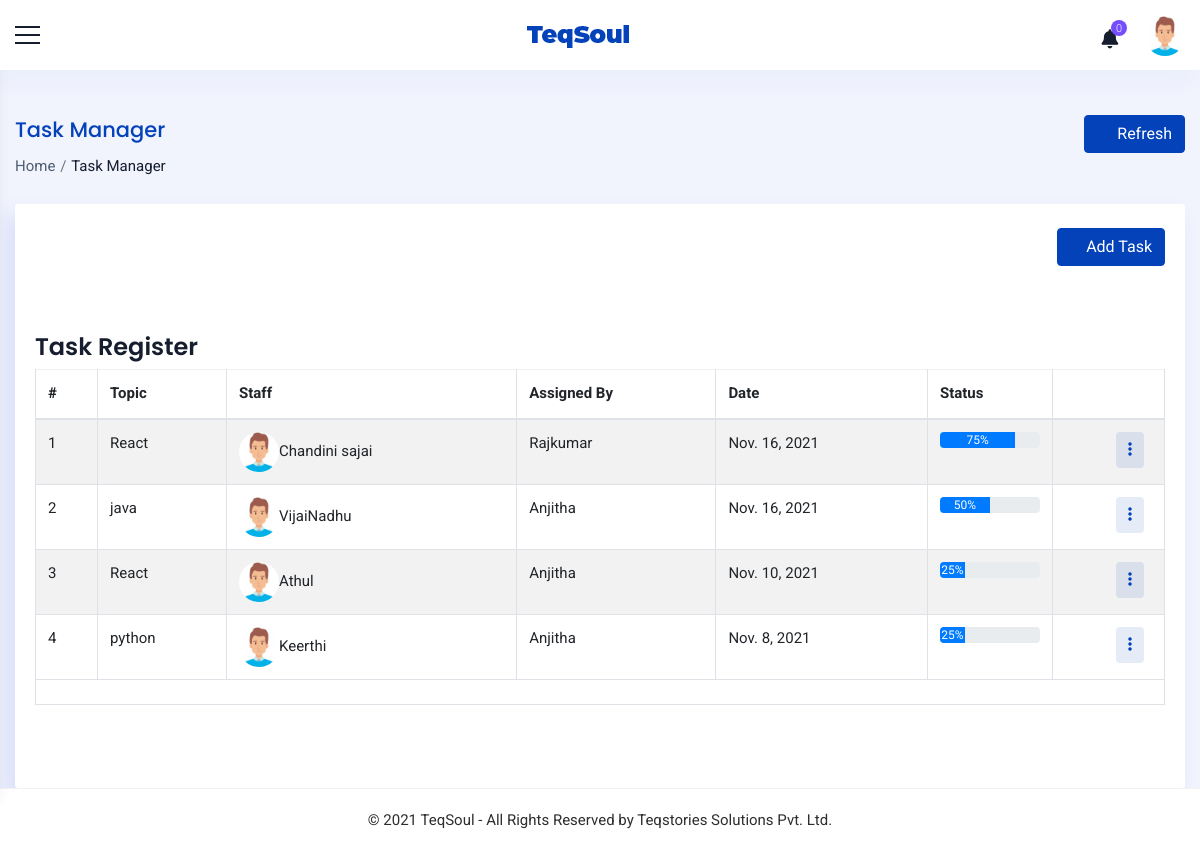
Screenshot of /administrator/taskmanager/ (signed in) with the database file from the repository.
### accounts/models.py (models this page shows)
class Staff(models.Model):
    value= (
    ('1', 'Operations'),
    ('2', 'Sales'),
    ('3', 'Trainer'),
    ('4', 'Admin'),
    ('5', 'Operations Manager'),
    ('6', 'Sales Manager'),
    ('7', 'Trainer Manager'),
    )
    user = models.OneToOneField(User,on_delete=models.CASCADE,null=True,blank=True)
    name = models.CharField(max_length=100,null=True, blank=True)
    empid = models.CharField(max_length=100,null=True, blank=True)
    mobile = models.CharField(max_length=10,null=True, blank=True)
    email = models.EmailField(max_length=200,null=True, blank=True)
    sex = models.CharField(max_length=10,null=True,choices=sex_choices, blank=True)
    dob = models.DateField(null=True, blank=True)
    doj = models.DateField(null=True, blank=True)
    blood_group = models.CharField(max_length=100,null=True, blank=True,choices=groups)
    house = models.CharField(max_length=100,null=True, blank=True)
    street =models.CharField(max_length=100,null=True, blank=True)
    street2 =models.CharField(max_length=100,null=True, blank=True)
    city = models.CharField(max_length=100,null=True, blank=True)
    state = models.CharField(max_length=100,null=True,choices=state, blank=True)
    pin = models.CharField(max_length=100,null=True,blank=True)
    stype = models.CharField(max_length=100,null=True,choices=value, blank=True)
    status = models.CharField(max_length=20,choices=(('Active','Active'),('Inactive','Inactive')),default='Active')
    profile_pic = models.ImageField(null=True, blank=True,upload_to='images/dp/',default='accounts/static/images/user3.png')
    facebook = models.CharField(max_length=1000, null=True, blank=True)
    linkedin = models.CharField(max_length=1000, null=True, blank=True)
    instagram = models.CharField(max_length=1000, null=True, blank=True)
    approval = models.BooleanField(null=True, blank=True, default=False)
    def __str__(self):
        return self.name
    class Meta:
        unique_together = [['name']]

class Task(models.Model):
    topic = models.CharField(max_length=1000, null=True, blank=True)
    description = models.TextField(max_length=5000,null=True, blank=True)
    attachment = models.FileField(null=True, blank=True,upload_to='images/task/')
    user = models.ForeignKey(Staff,null=True, blank=True,on_delete=models.CASCADE,related_name='task_for',limit_choices_to=(~Q(stype='4')))
    timestamp = models.DateTimeField(null=True, blank=True)
    status = models.CharField(max_length=100,null=True, blank=True,choices=values,default='0')
    assigned_by = models.ForeignKey(Staff,null=True, blank=True,on_delete=models.CASCADE,related_name='assigned_by')
    complete = models.BooleanField(default=False)

### accounts/views.py (the view, shortened to what this page needs)
# urls.py: path('administrator/taskmanager/',TaskManager.as_view(),name='task_manager'),
class TaskManager(View):
    def get(self, request):
        x = ManagerCheck(request)
        if x == True:
            staff = Staff.objects.get(user=request.user)
            notify = Notifications(staff)
            count = CountNotifications(notify)
            form = AddTasksForm()
            if staff.stype == '4':
                task = Task.objects.all().order_by('-timestamp')
            else:
                task = Task.objects.filter(assigned_by= staff).order_by('-timestamp')
            context ={'count':count,'notify':notify,'staff':staff,'form':form,'task':task}
            return render(request,'admin/assign_task.html',context)
        else:
            if request.user.is_authenticated:
                return render(request,'messages/common/permission_error.html')
            else:
                return redirect('home')

### accounts/functions.py (called while the page is built)
def ManagerCheck(request):
    user = request.user
    if user.is_authenticated:
        try:
            staff = Staff.objects.get(user=user)
            if staff.stype == '6' or staff.stype=='4' or staff.stype== '5' or staff.stype== '7':
                return (True)
            else:
                return (False)
        except:
            return (False)
    else:
        return (False)

def Notifications(staff):
    notifications = Notification.objects.filter(user1=staff,status='2').order_by('-date').order_by('-time')
    return notifications

def CountNotifications(notifications):
    count = 0
    for i in notifications:
        count = count +1
    return count

### accounts/templates/admin/assign_task.html (shortened to what this page needs)
{% extends 'common/main.html' %}
{% load static %}
{% block content %}
{% include 'common/header.html' %}
<div class="container_full">
    <div class="content_wrapper bg_homebefore inner-wrapper tables-sec">
        <div class="container-fluid">
            <div class="breadcrumbbar">
                <div class="row">
                  <div class="col-md-8 col-lg-8">
                    <h4 class="page-title">Task Manager</h4>
                    <div class="breadcrumb-list">
                      <ol class="breadcrumb">
                        <li class="breadcrumb-item"><a href="{% url 'home' %}">Home</a></li>
                        <li class="breadcrumb-item active" aria-current="page">Task Manager</li>
                      </ol>
                    </div>
                  </div>
                  <div class="col-md-4 col-lg-4 mr-0">
                    <div class="widgetbar">
                        <button class="btn btn-primary" onclick="window.location.reload()"><i class="ti ti-reload mr-2"></i>Refresh</button>
                    </div>
                  </div>
                </div>
              </div>
        <div class="row ">
            <div class="col-12">
              <div class="card">
                <p class=" text-right">
                  <button class="btn btn-primary my-1" type="button" data-toggle="collapse" data-target="#collapseExample" aria-expanded="false" aria-controls="collapseExample"><i class="ti ti-plus"></i> Add Task</button>
              </p>
                <div class="collapse" id="collapseExample">
                                {% load widget_tweaks %}
                </div><br><br>
                <h4 class="m-t-0 header-title">Task Register</h4>
                <div class="table-responsive">
                <table id="demo-foo-filtering" class="table table-striped table-bordered toggle-circle m-b-0" >
                  <thead>
                    <tr>
                      <th>#</th>
                      <th>Topic</th>
                      <th>Staff</th>
                      <th>Assigned By</th>
                      <th>Date</th>
                      <th>Status</th>
                      <th class="text-right"></th>
                    </tr>
                  </thead>
                  <tbody>
                    {% for i in task %}
                    <tr>
                      <td>{{forloop.counter}}</td>
                      <td>{{i.topic}}</td>
                      <td><img class="img-circle pro_pic" src="{{i.user.profile_pic.url}}" alt="{{i.user.name}}" style="width: 40px;height:40px">{{i.user}}</td>
                      <td>{{i.assigned_by}}</td>
                      <td>{{i.timestamp.date}}</td>
                      {% if i.status == "0" %}
                      <td>
                          <div class="progress">
                              <div class="progress-bar progress-bar-animated" role="progressbar" style="width:0%" aria-valuenow="0" aria-valuemin="0" aria-valuemax="100">0%</div>
                          </div>
                      </td>
                      {% elif i.status == "25" %}
                      <td>
                        <div class="progress">
                            <div class="progress-bar progress-bar-animated" role="progressbar" style="width:25%" aria-valuenow="25" aria-valuemin="0" aria-valuemax="100">25%</div>
                        </div>
                      </td>
                      {% elif i.status == "50" %}
                      <td>
                        <div class="progress">
                            <div class="progress-bar" role="progressbar" style="width:50%" aria-valuenow="50" aria-valuemin="0" aria-valuemax="100">50%</div>
                        </div>
                      </td>
                      {% elif i.status == "75" %}
                      <td>
                        <div class="progress">
                            <div class="progress-bar" role="progressbar" style="width:75%" aria-valuenow="75" aria-valuemin="0" aria-valuemax="100">75%</div>
                        </div>
                      </td>
                      {% elif i.status == "100" %}
                      <td>
                        <div class="progress">
                            <div class="progress-bar" role="progressbar" style="width:100%" aria-valuenow="100" aria-valuemin="0" aria-valuemax="100">100%</div>
                        </div>
                      </td>
                      {% endif %}
                      <td class="text-right">
                        <div class="btn-group mr-2">
                          <div class="dropdown">
                            <button class="btn btn-round btn-primary-rgba" type="button" id="CustomdropdownMenuButton4" data-toggle="dropdown" aria-haspopup="true" aria-expanded="false"><i class="fas fa-ellipsis-v"></i></button>
                          </div>
                        </div>
                      </td>
                      {% empty %}
                      <td colspan="7">Add tasks to show.</td>
                    </tr>
                    {% endfor %}
                  </tbody>
                  <tfoot>
                    <tr class="active">
                      <td colspan="8">
                        </td>
                    </tr>
                  </tfoot>
                </table></div><br><br>
              </div>
            </div>
          </div>
          </div>
        </div>
        {% include 'common/footer.html' %}
    </div>
</div>
{% endblock %}

### accounts/templates/common/header.html (shortened to what this page needs)
{% load static %}
<div class="header-bg">
    <header class="main-header">
      <div class="container_header phone_view border_top_bott">
        <div class="row">
          <div class="col-md-12 d-flex justify-content-between align-items-center">
            <div class="menu-icon"> <a href="javascript:void(0)" class="menu-toggler sidebar-toggler"></a> </div>
            <div class="logo d-flex align-items-center justify-content-center"> <a href="javascript:void(0)"> <strong
                  class="logo_icon"> <img src="{% static 'images/small-logo.png' %}" alt=""> </strong>  </a> </div>
            <div class="right_detail">
              <div class="row d-flex align-items-center justify-content-end">
                <div class="col-xl-12 col-12 d-flex justify-content-end">
                  <div class="right_bar_top d-flex align-items-center">
                    {% if staff %}
                        {% include 'common/notifications.html' %}
                        <div class="dropdown dropdown-user"> <a href="javascript:void(0)" class="dropdown-toggle"
                            data-toggle="dropdown" data-hover="dropdown" data-close-others="true" aria-expanded="true"> <img
                              class="img-circle pro_pic" src="{{staff.profile_pic.url}}" alt="{{staff.name}}"> </a>
                        </div>
                    {% endif %}
                  </div>
                </div>
              </div>
            </div>
          </div>
        </div>
      </div>
    </header>
  </div>

### static/css/style.css (style rules this page uses)
* { margin: 0; padding: 0; }
body { font-family: 'Roboto', sans-serif; font-size: 15px; line-height: 1.57143; font-weight: 400; color: #2d2e2e; }
h1, h2, h3, h4, h5, h6 { font-family: Poppins, sans-serif; margin-top: 0; font-weight: 600; color: #151d2e; }
a { color: #2d2e2e; transition: all 0.3s ease 0s; }
a, a:hover, a:active, a:focus { outline: none; text-decoration: none; }
i { transition: all 0.4s ease-in-out 0s; }
.img-circle { border-radius: 50%; }
.table td, .table th { border-top: 1px solid rgba(82, 63, 105, 0.07) !important; }
.btn-primary { color: #ffffff; background-color: #0442ba; border-color: #0442ba; box-shadow: none; }
.container_full { background: #f1f3fd; margin-top: 70px; position: relative; min-height: calc(100vh - 133px); overflow-x: hidden; }
.content_wrapper { margin-left: 0; margin-right: 0px; margin-top: 0; min-height: 600px; padding: 25px 0px 0px 0px; position: relative; }
.bg_homebefore { position: relative; }
.content_wrapper { padding-top: 25px; transition: all 0.3s; margin-left: 0px; }
.card { border-radius: 3px; background-color: #ffffff; box-shadow: -8px 12px 18px 0 rgba(209, 218, 249, 0.8); border: none; }
.breadcrumbbar { margin: 20px 0 25px; padding: 0; background-color: transparent; border-radius: 3px; }
.breadcrumbbar .page-title { color: #0442ba; font-size: 21px; font-weight: 500; line-height: 30px; margin-bottom: 10px; }
.breadcrumbbar .breadcrumb-list { text-align: left; }
.breadcrumbbar .breadcrumb { margin: 0; padding: 0; display: inline-flex; background-color: transparent; }
.breadcrumbbar .breadcrumb .breadcrumb-item a { color: #4e5d71; }
.breadcrumbbar .breadcrumb .breadcrumb-item.active { color: #151d2e; }
.breadcrumbbar .breadcrumb-item + .breadcrumb-item { padding-left: 0.3rem; }
.breadcrumbbar .breadcrumb-item + .breadcrumb-item::before { padding-right: 0.3rem; }
.breadcrumbbar .widgetbar { text-align: right; }
.btn-primary-rgba { background-color: rgba(4, 66, 186, 0.1); border: none; color: #0442ba; }
.tables-sec .card { padding: 20px; }
.table thead th { vertical-align: bottom; border-bottom: 2px solid #dee2e6; border-top: none; }

### rows the page displays
Staff: profile_pic (picture)
Task: topic "React", user.profile_pic (picture), user "Chandini sajai", assigned_by "Rajkumar", timestamp "Nov. 16, 2021", status "75%"
Task: topic "java", user.profile_pic (picture), user "VijaiNadhu", assigned_by "Anjitha", timestamp "Nov. 16, 2021", status "50%"
Task: topic "React", user.profile_pic (picture), user "Athul", assigned_by "Anjitha", timestamp "Nov. 10, 2021", status "25%"
Task: topic "python", user.profile_pic (picture), user "Keerthi", assigned_by "Anjitha", timestamp "Nov. 8, 2021", status "25%"

### other values shown
{{ count }} "0"
